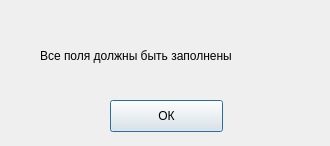
<?xml version="1.0" encoding="UTF-8"?>
<ui version="4.0">
 <class>ErrWindow</class>
 <widget class="QDialog" name="ErrWindow">
  <property name="geometry">
   <rect>
    <x>0</x>
    <y>0</y>
    <width>330</width>
    <height>146</height>
   </rect>
  </property>
  <property name="windowTitle">
   <string>Ошибка</string>
  </property>
  <widget class="QLabel" name="label">
   <property name="geometry">
    <rect>
     <x>40</x>
     <y>20</y>
     <width>261</width>
     <height>71</height>
    </rect>
   </property>
   <property name="text">
    <string>Все поля должны быть заполнены</string>
   </property>
  </widget>
  <widget class="QPushButton" name="errButton">
   <property name="geometry">
    <rect>
     <x>110</x>
     <y>100</y>
     <width>113</width>
     <height>32</height>
    </rect>
   </property>
   <property name="text">
    <string>ОК</string>
   </property>
  </widget>
 </widget>
 <resources/>
 <connections/>
</ui>
